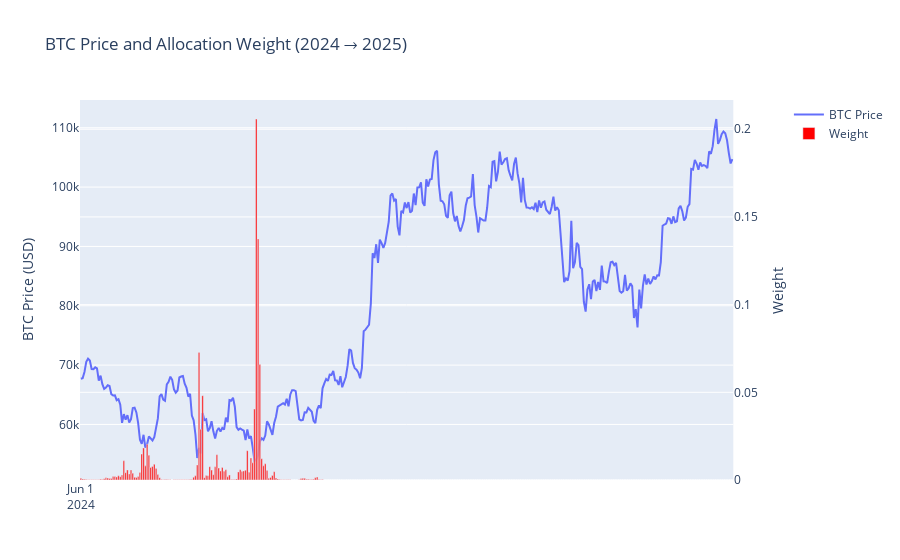

Notebook code cell kept with this figure:
### Markdown cell above
Between June 2023 and June 2024, the price trend also generally showed a low at the beginning of the year and a high toward the end of the year. We can see that the strategy concentrated its allocation at the beginning of the year, and increased the weight around those relatively low price levels.

### Code cell
plot_weight_price_by_year(2024, 2025)

### Figure 1 — Plotly figure (JSON) as saved in the notebook; plotly's stock layout.template omitted (floating-point values rounded to 4 significant figures; data arrays with more than 128 entries replaced by an {"elided": "..."} marker saying what was removed)
{"data": [{"mode": "lines", "name": "BTC Price", "type": "scatter", "x": {"elided": "366 str values"}, "xaxis": "x", "y": {"elided": "366 float values"}, "yaxis": "y"}, {"marker": {"color": "red", "opacity": 1}, "name": "Weight", "type": "bar", "x": {"elided": "366 str values"}, "xaxis": "x", "y": {"elided": "366 float values"}, "yaxis": "y2"}], "layout": {"barmode": "overlay", "title": {"text": "BTC Price and Allocation Weight (2024 → 2025)"}, "xaxis": {"anchor": "y", "domain": [0, 0.94], "dtick": "M12", "tick0": "2024-06-01", "tickmode": "linear"}, "yaxis": {"anchor": "x", "domain": [0, 1], "title": {"text": "BTC Price (USD)"}}, "yaxis2": {"anchor": "x", "overlaying": "y", "side": "right", "title": {"text": "Weight"}}}}
